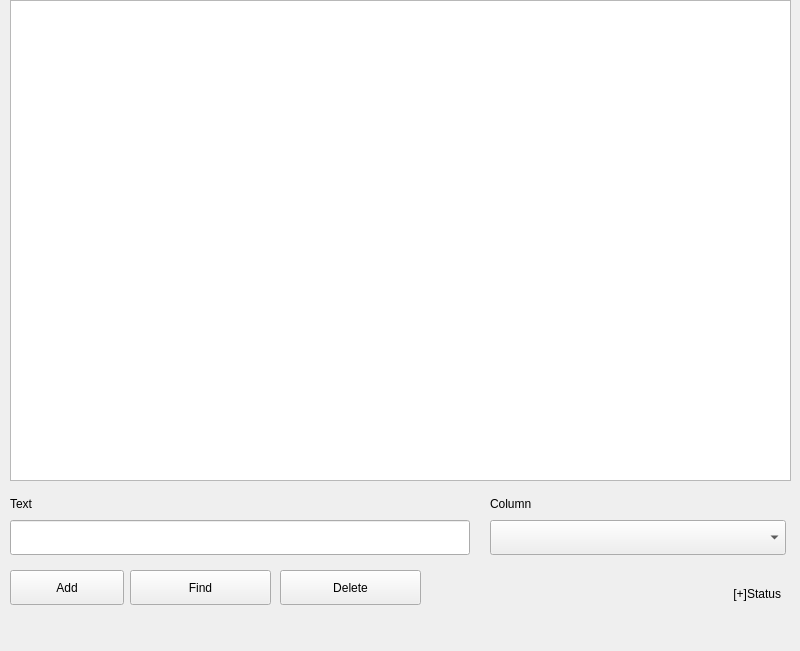
<?xml version="1.0" encoding="UTF-8"?>
<ui version="4.0">
 <class>MainWindow</class>
 <widget class="QMainWindow" name="MainWindow">
  <property name="geometry">
   <rect>
    <x>0</x>
    <y>0</y>
    <width>800</width>
    <height>651</height>
   </rect>
  </property>
  <property name="windowTitle">
   <string>MainWindow</string>
  </property>
  <widget class="QWidget" name="centralwidget">
   <widget class="QTableView" name="tableView">
    <property name="geometry">
     <rect>
      <x>10</x>
      <y>0</y>
      <width>781</width>
      <height>481</height>
     </rect>
    </property>
   </widget>
   <widget class="QLabel" name="label">
    <property name="geometry">
     <rect>
      <x>430</x>
      <y>580</y>
      <width>351</width>
      <height>27</height>
     </rect>
    </property>
    <property name="layoutDirection">
     <enum>Qt::LeftToRight</enum>
    </property>
    <property name="text">
     <string>[+]Status</string>
    </property>
    <property name="alignment">
     <set>Qt::AlignRight|Qt::AlignTrailing|Qt::AlignVCenter</set>
    </property>
   </widget>
   <widget class="QComboBox" name="comboBox">
    <property name="geometry">
     <rect>
      <x>490</x>
      <y>520</y>
      <width>296</width>
      <height>35</height>
     </rect>
    </property>
   </widget>
   <widget class="QPushButton" name="pushButton">
    <property name="geometry">
     <rect>
      <x>130</x>
      <y>570</y>
      <width>141</width>
      <height>35</height>
     </rect>
    </property>
    <property name="text">
     <string>Find</string>
    </property>
   </widget>
   <widget class="QPushButton" name="pushButton_2">
    <property name="geometry">
     <rect>
      <x>280</x>
      <y>570</y>
      <width>141</width>
      <height>35</height>
     </rect>
    </property>
    <property name="text">
     <string>Delete</string>
    </property>
   </widget>
   <widget class="QLineEdit" name="lineEdit">
    <property name="geometry">
     <rect>
      <x>10</x>
      <y>520</y>
      <width>460</width>
      <height>35</height>
     </rect>
    </property>
   </widget>
   <widget class="QLabel" name="label_2">
    <property name="geometry">
     <rect>
      <x>10</x>
      <y>490</y>
      <width>85</width>
      <height>27</height>
     </rect>
    </property>
    <property name="text">
     <string>Text</string>
    </property>
   </widget>
   <widget class="QLabel" name="label_3">
    <property name="geometry">
     <rect>
      <x>490</x>
      <y>490</y>
      <width>130</width>
      <height>27</height>
     </rect>
    </property>
    <property name="text">
     <string>Column</string>
    </property>
   </widget>
   <widget class="QPushButton" name="pushButton_3">
    <property name="geometry">
     <rect>
      <x>10</x>
      <y>570</y>
      <width>114</width>
      <height>35</height>
     </rect>
    </property>
    <property name="text">
     <string>Add</string>
    </property>
   </widget>
  </widget>
  <widget class="QMenuBar" name="menubar">
   <property name="geometry">
    <rect>
     <x>0</x>
     <y>0</y>
     <width>800</width>
     <height>32</height>
    </rect>
   </property>
  </widget>
  <action name="actionOpen_database">
   <property name="checkable">
    <bool>false</bool>
   </property>
   <property name="text">
    <string>Open database</string>
   </property>
  </action>
  <action name="actionQuit">
   <property name="text">
    <string>Open table</string>
   </property>
  </action>
  <action name="actionQuit_2">
   <property name="text">
    <string>Quit</string>
   </property>
  </action>
 </widget>
 <resources/>
 <connections/>
</ui>
